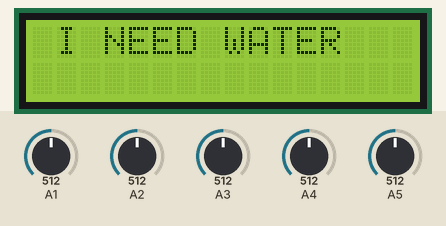
The sketch below on a simulated Arduino Uno, built with avr-gcc and run on an emulated ATmega328P. Shown: 16×2 character LCD. Inputs (shaded band) come from the test bench; at power-on: A2 = 512, A1 = 512, A3 = 512, A4 = 512, A5 = 512. What the sketch prints to the serial monitor is not drawn.

Above: at 4.4 s.
At 11.9 s:
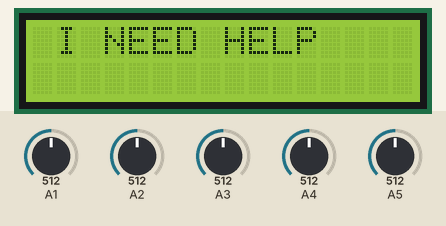
12.0 s: A2 set to 662
At 20.3 s:
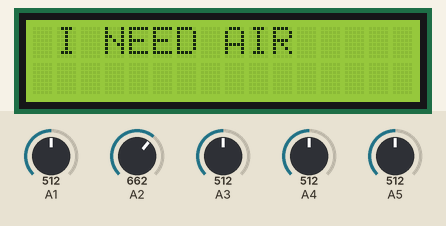
20.7 s: A2 set to 686
29.4 s: A2 set to 665
At 38.2 s:
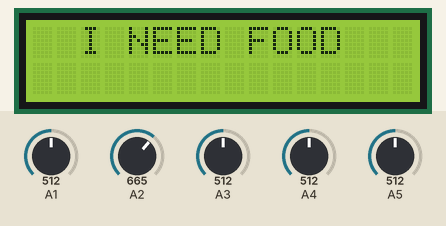
Timing chart, 0 to 39.7 s (numbered marks = the images above; inputs shaded):
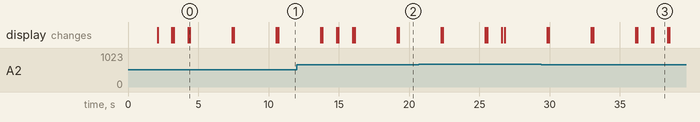

The sketch:

flexsensorcode.ino
```cpp
#include <LiquidCrystal_I2C.h>

LiquidCrystal_I2C lcd(0x27, 16, 2);

int f;
int g;
int h;
int i;
int j;

void setup() {

  Serial.begin(9600);
  lcd.init();
  lcd.backlight();
  lcd.setCursor(0, 0);
  lcd.print("MAGANDANG BUHAY");
  delay(2000);
  lcd.clear();

}

void loop() {
  f = analogRead(A1); // Thumb finger
  g = analogRead(A2); // Pointy finger
  h = analogRead(A3); // Middle finger
  i = analogRead(A4); // Ring finger
  j = analogRead(A5); // Pinky finger


    if (f <= 722) {
    Serial.println(" I Need Lights ");
    lcd.clear();
    lcd.setCursor(0, 0);
    lcd.print("  I NEED LIGHTS "); // thumb finger
    delay(1000);
    lcd.clear();
    lcd.setCursor(0, 0);
    lcd.print(" Do You Need ");
    lcd.setCursor(0, 1);
    lcd.print("  Assistance ");
  }

    delay(100);

    if (g <= 670) {
    Serial.println(" I Need Food ");
    lcd.clear();
    lcd.setCursor(0, 0);
    lcd.print("  I NEED FOOD "); // pointy finger
    delay(1000);
    lcd.clear();
    lcd.setCursor(0, 0);
    lcd.print(" Do You Need ");
    lcd.setCursor(0, 1);
    lcd.print("  Assistance ");
  }

    delay(100);

    if (h <= 675) {
     Serial.println(" I need Water ");
    lcd.clear();
    lcd.setCursor(0, 0);
    lcd.print(" I NEED WATER "); // middle finger
    delay(3000);
    lcd.clear();
    lcd.setCursor(0, 0);
    lcd.print(" Do You Need ");
    lcd.setCursor(0, 1);
    lcd.print("  Assistance ");
  }

    delay(100);

    if (i <= 680) {
     Serial.println(" I need Air ");
    lcd.clear();
    lcd.setCursor(0, 0);
    lcd.print(" I NEED AIR "); // ring finger
    delay(3000);
    lcd.clear();
    lcd.setCursor(0, 0);
    lcd.print(" Do You Need ");
    lcd.setCursor(0, 1);
    lcd.print("  Assistance ");
  }

    delay(100);
    if (j <= 685) {
     Serial.println(" I need Help ");
    lcd.clear();
    lcd.setCursor(0, 0);
    lcd.print(" I NEED HELP "); // pinky finger
    delay(3000);
    lcd.clear();
    lcd.setCursor(0, 0);
    lcd.print(" Do You Need ");
    lcd.setCursor(0, 1);
    lcd.print("  Assistance ");
  }

    delay(100);


}
```

Measured:
- after the input at 29.4 s, the display: first differs from a run without the input after 8.0 s (image 3)
- what the display in image 0 shows lasts 3.0 s, from 4.4 s to 7.4 s
- what the display in image 3 shows lasts 1.0 s, from 37.4 s to 38.4 s
